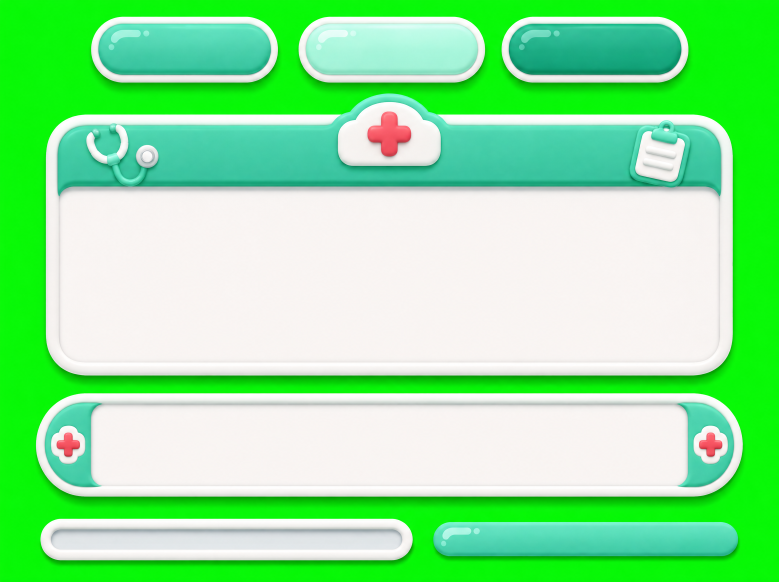
#> input picture assets/raw/ui_frames.png, 2336 x 1744 px (shown at 1/3 size)
$ python slice_sheets.py
#> lines starting #> are read from the running program, lines starting #| are printed output that depends on the picture; after the words box and inside, x2 and y2 are one past the last pixel; in counts of white or black regions, pixels touching at a corner belong together
#!/usr/bin/env python3
"""Нарезка листов на зелёном фоне: assets/raw/icons_*.png, ui_frames.png -> assets/final/.

  icons_symptoms.png, icons_status_roles.png  (сетка 4x3)  -> assets/final/icons/icon_*.png (192x192, 2x от 96)
  ui_frames.png (3 кнопки, окно, панель, полоска + заливка) -> assets/final/ui/ui_*.png (вдвое меньше исходника)

Фон вырезается по расстоянию до чистого зелёного, поэтому мятные цвета иконок не страдают.
Запуск из корня проекта: python3 tools/slice_sheets.py
"""
import json
import sys
from pathlib import Path

import numpy as np
from PIL import Image
from scipy import ndimage

ROOT = Path(__file__).resolve().parent.parent
RAW = ROOT / "assets" / "raw"
FINAL = ROOT / "assets" / "final"
ICON = 192
GRIDS = {
    "icons_symptoms": [
        "icon_fever", "icon_cough", "icon_sore_throat", "icon_runny_nose",
        "icon_headache", "icon_stomach", "icon_rash", "icon_sprain",
        "icon_fracture", "icon_fatigue", "icon_coin", "icon_crystal",
    ],
    "icons_status_roles": [
        "icon_patience", "icon_waiting", "icon_error", "icon_role_doctor",
        "icon_role_nurse", "icon_role_receptionist", "icon_role_labtech", "icon_role_janitor",
        "icon_role_admin", "icon_quest_daily", "icon_quest_weekly", "icon_quest_story",
    ],
}


def key_green(img: Image.Image) -> Image.Image:
    a = np.asarray(img.convert("RGB")).astype(np.float32)
    bg = np.median(a[:8, :8].reshape(-1, 3), axis=0)  # цвет фона по углу
#> bg = [12, 248, 11]
    dist = np.sqrt(((a - bg) ** 2).sum(axis=2))
    alpha = np.clip((dist - 55) / 65, 0, 1)
    out = a.copy()
    edge = (alpha > 0) & (alpha < 1)
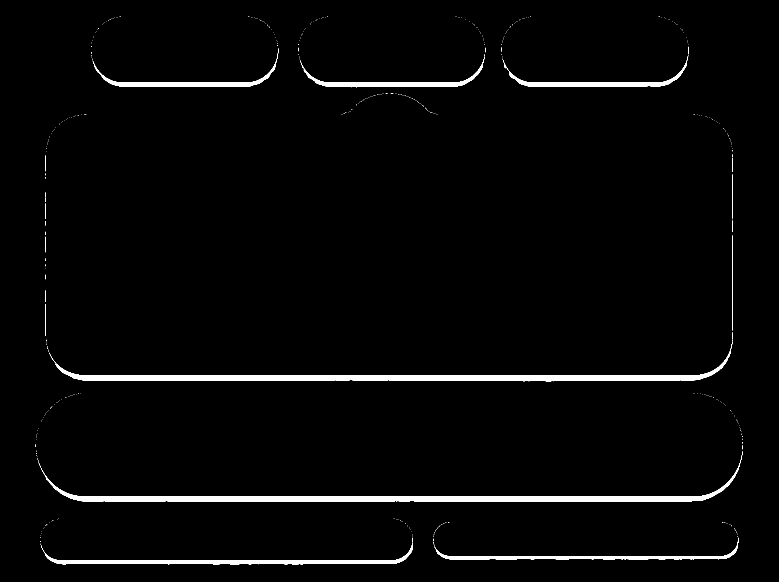
#> edge: shape (1744, 2336) bool (shown at 1/3 size); 2.5% white; 500 white regions (482 under 20 px), largest, box (x1, y1, x2, y2) and area: (122, 1354, 2228, 1506) 30023, (148, 1025, 2198, 1144) 29797, (123, 1628, 1239, 1693) 12251
    # despill: на краях подрезаем зелёный до уровня max(R, B)
    out[..., 1] = np.where(edge, np.minimum(a[..., 1], np.maximum(a[..., 0], a[..., 2]) + 8), a[..., 1])
    rgba = np.dstack([out, alpha * 255]).clip(0, 255).astype(np.uint8)
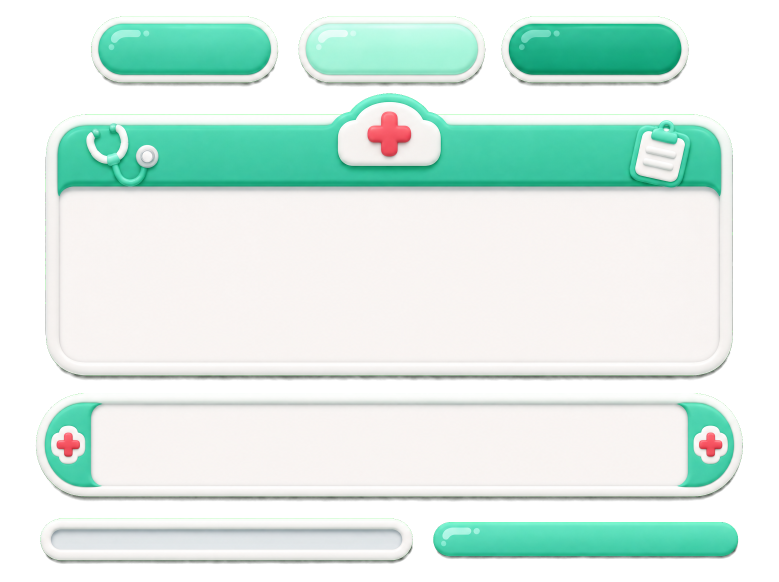
#> rgba: shape (1744, 2336, 4) (shown at 1/3 size); mean R, G, B, A 141.6, 230, 153.6, 176.6; transparent parts drawn white
    return Image.fromarray(rgba, "RGBA")


def bbox(img: Image.Image, thr: int = 24):
    return img.getchannel("A").point(lambda v: 255 if v > thr else 0).getbbox()


def fit_square(img: Image.Image, size: int) -> Image.Image:
    img = img.crop(bbox(img))
    s = (size - 8) / max(img.size)
    img = img.resize((max(1, round(img.width * s)), max(1, round(img.height * s))), Image.LANCZOS)
    canvas = Image.new("RGBA", (size, size), (0, 0, 0, 0))
    canvas.alpha_composite(img, ((size - img.width) // 2, (size - img.height) // 2))
    return canvas


def slice_icons() -> int:
    out_dir = FINAL / "icons"
    out_dir.mkdir(parents=True, exist_ok=True)
    n = 0
    for sheet, names in GRIDS.items():
        path = RAW / f"{sheet}.png"
        if not path.exists():
            print(f"нет файла {path.name}, пропуск")
            continue
        keyed = key_green(Image.open(path))
        W, H = keyed.size
        mask = np.asarray(keyed.getchannel("A")) > 24
        labels, _ = ndimage.label(ndimage.binary_closing(mask, iterations=16))  # склеиваем искры и детали
        boxes = []
        for sl in ndimage.find_objects(labels):
            y, x = sl
            if (y.stop - y.start) * (x.stop - x.start) > 40000:
                boxes.append((x.start, y.start, x.stop, y.stop))
        boxes.sort(key=lambda b: (int(((b[1] + b[3]) / 2) // (H / 3)), b[0]))
        if len(boxes) != len(names):
            print(f"ВНИМАНИЕ: {sheet}: найдено {len(boxes)} иконок вместо {len(names)}")
        for name, (x0, y0, x1, y1) in zip(names, boxes):
            fit_square(keyed.crop((x0, y0, x1, y1)), ICON).save(out_dir / f"{name}.png", optimize=True)
            n += 1
    return n


def slice_ui() -> dict:
    path = RAW / "ui_frames.png"
    if not path.exists():
        return {}
    keyed = key_green(Image.open(path))
    mask = np.asarray(keyed.getchannel("A")) > 24
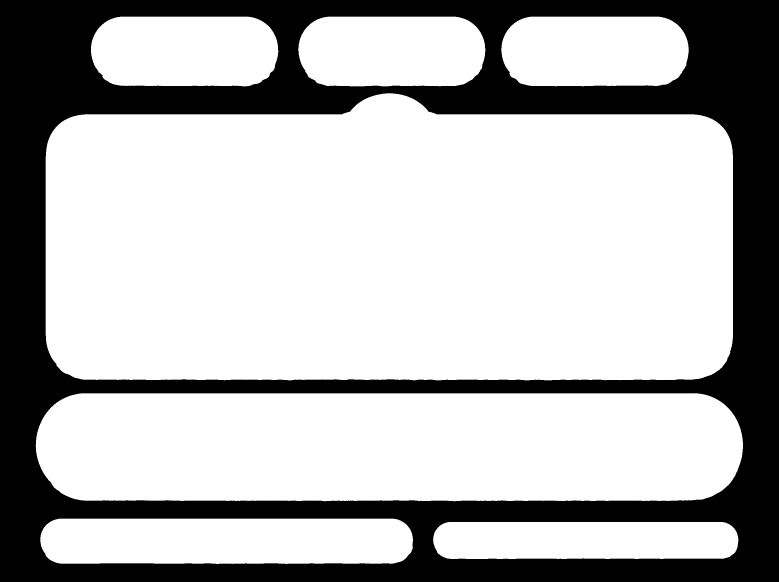
#> mask: shape (1744, 2336) bool (shown at 1/3 size); 70.5% white; 6 black regions (5 under 20 px), largest, box (x1, y1, x2, y2) and area: (0, 0, 2336, 1744) 1202114
    mask = ndimage.binary_closing(mask, iterations=6)  # склеиваем тень и детали одного элемента
#> mask: shape (1744, 2336) bool; 70.5% white; 1 black region, box (x1, y1, x2, y2) and area: (0, 0, 2336, 1744) 1202052
    labels, count = ndimage.label(mask)
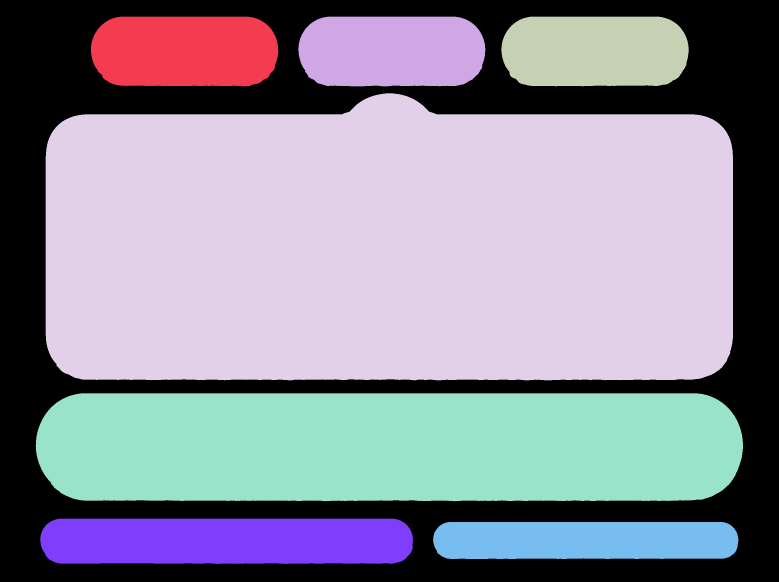
#> labels: shape (1744, 2336) int32 (shown at 1/3 size); 9 distinct labels, from 0 to 8; one colour per label, 0 black
#> count = 8
    boxes = []
    for sl in ndimage.find_objects(labels):
        y, x = sl
        if (y.stop - y.start) * (x.stop - x.start) > 20000:
            boxes.append((x.start, y.start, x.stop, y.stop))
#> this loop made 8 passes
#> after the loop, boxes = [(273, 50, 835, 259), (895, 50, 1456, 259), (1504, 50, 2066, 259), (137, 280, 2199, 1141), (107, 1179, 2229, 1504), (121, 1556, 1239, 1692), (1299, 1566, 2215, 1677)]
    # порядок: сверху вниз, внутри ряда слева направо
    boxes.sort(key=lambda b: (round(b[1] / 150), b[0]))
    names = ["ui_button", "ui_button_hover", "ui_button_down", "ui_window", "ui_panel", "ui_bar", "ui_bar_fill"]
    out_dir = FINAL / "ui"
    out_dir.mkdir(parents=True, exist_ok=True)
    info = {}
    if len(boxes) != len(names):
        print(f"ВНИМАНИЕ: найдено {len(boxes)} элементов UI вместо {len(names)}: {boxes}")
    for name, (x0, y0, x1, y1) in zip(names, boxes):
        piece = keyed.crop((x0, y0, x1, y1))
        piece = piece.crop(bbox(piece))
        piece = piece.resize((max(1, piece.width // 2), max(1, piece.height // 2)), Image.LANCZOS)
        piece.save(out_dir / f"{name}.png", optimize=True)
        info[name] = {"w": piece.width, "h": piece.height}
#> this loop made 7 passes
#> pass 1, in slice_ui, `piece = piece.resize((max(1, piece.width // 2), max(1, piece.height //..`:
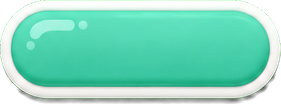
#> piece: PIL image 281x104 RGBA; mean R, G, B, A 106.6, 192.6, 167.2, 227.1; transparent parts drawn white
#> pass 2, in slice_ui, `piece = piece.resize((max(1, piece.width // 2), max(1, piece.height //..`:
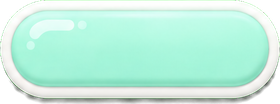
#> piece: PIL image 280x104 RGBA; mean R, G, B, A 168.7, 215.7, 198.1, 227.2; transparent parts drawn white
#> after the loop:
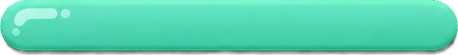
#> piece: PIL image 458x55 RGBA; mean R, G, B, A 76.2, 195.7, 162.4, 235.9; transparent parts drawn white
#> after the loop, info = 7 items
    (out_dir / "ui.json").write_text(json.dumps(info, indent=1), encoding="utf-8")
    return info


def main() -> int:
    n = slice_icons()
    ui = slice_ui()
#> ui = 7 items
    print(f"иконок: {n}, элементов UI: {len(ui)}")
#| иконок: 0, элементов UI: 7
    for k, v in ui.items():
        print(f"  {k:16s} {v['w']}x{v['h']}")
#> this loop made 7 passes
#> (k, v) on passes 1 to 7: ('ui_button', {'w': 281, 'h': 104}), ('ui_button_hover', {'w': 280, 'h': 104}), ('ui_button_down', {'w': 281, 'h': 104}), ('ui_window', {'w': 1031, 'h': 430}), ('ui_panel', {'w': 1061, 'h': 162}), ('ui_bar', {'w': 559, 'h': 68}), ('ui_bar_fill', {'w': 458, 'h': 55})
#|   ui_button        281x104
#|   ui_button_hover  280x104
#|   ui_button_down   281x104
#|   ui_window        1031x430
#|   ui_panel         1061x162
#|   ui_bar           559x68
#|   ui_bar_fill      458x55
    return 0


if __name__ == "__main__":
    sys.exit(main())
#> (the program exits here)
